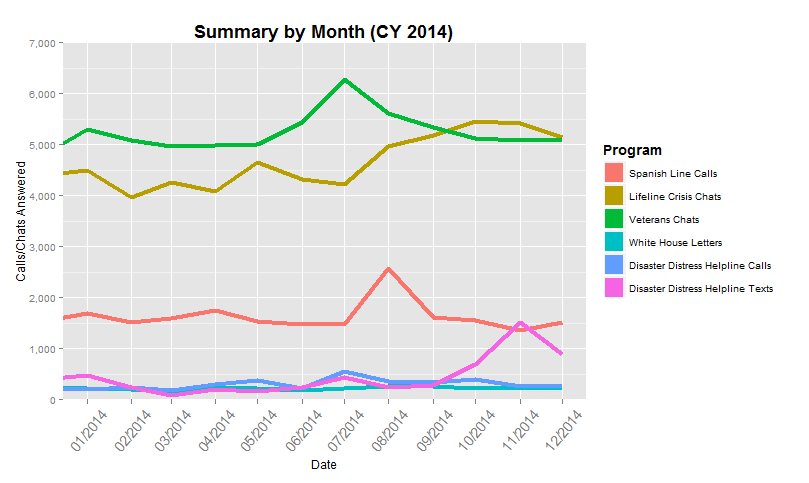

Recreate this plot in R.
install.packages("ggplot2")
install.packages("ggthemes")
install.packages("reshape")
install.packages("plyr")

library(reshape)
library(ggplot2)  # for plotting
library(scales)  # for formatting x and y labels
library(ggthemes)  # for plotting themes
library(plyr)  # for renaming

### Load data locally from CSV
myfile <- read.csv(file="C:\\Users\\wliu\\Documents\\GitHub\\data-analysis-examples\\R\\SAMHSA_Snapshot\\summary.csv", sep=",", header=TRUE, stringsAsFactors=FALSE)
#View(myfile)  # peak at file, make sure everything is okay

### Reshape the data, first by filtering data we want, renaming, then by melt
mydata <- myfile[, c(1,2,3,7,8,11,12,13,14)]  # get the columns we want, small data only
#View(mydata)

mydata <- rename(mydata, c("Lifeline.Calls.Answered..Total."="Lifeline Total Calls",
                           "Lifeline.Calls.Answered..Non.Veteran."="Lifeline Non-Veteran Calls",
                           "Lifeline.Calls.Answered..Veteran."="Veterans Crisis Line Calls",
                           "Lifeline.Calls.Answered..Spanish."="Spanish Line Calls",
                           "Lifeline.Crisis.Chats.Accepted..Total."="Lifeline Crisis Chats",
                           "Veterans.Chats.Accepted"="Veterans Chats",
                           "White.House.Letters.Received"="White House Letters",
                           "Disaster.Distress.Hotline.Calls.Answered"="Disaster Distress Helpline Calls",
                           "Disaster.Distress.Texts.Answered"="Disaster Distress Helpline Texts"))
#View(mydata)
my_clean_data = melt(mydata, id=c("Year", "Quarter", "Date"))  # Melt data so we can 'cast' it into any shape
my_clean_data$Date <- as.Date(my_clean_data$Date, "%m/%d/%Y")  # Change str to date
#View(my_clean_data)  # peak at file, make sure everything is okay

# Plot with these colors
mygraph <- ggplot(my_clean_data) + geom_line(aes(x=Date, y=value, colour=variable), size=1.5) +
  scale_colour_manual(values=c("#2ca02c", "#d62728", "#9467bd", "#8c564b",
                               "#e377c2", "#7f7f7f", "#bcbd22", "#17becf"))

end_date <- max(my_clean_data$Date)  # get the latest end date to limit what gets plotted

# Formatting for plot
mygraph <- mygraph +  xlab("Date") + ylab("Calls/Chats Answered") +
  ggtitle("Summary by Month (CY 2014)") +
  expand_limits(y=0) +  # Force chart to go down to 0
  scale_y_continuous(labels = comma, limits=c(0, 7000), expand=c(0,0),  # expand removes negative area
                     breaks = c(0, 1000, 2000, 3000, 4000, 5000, 6000,
                                7000, 8000, 9000, 10000)) +
  scale_x_date(labels = date_format("%m/%Y"),
               breaks = "1 month", minor_breaks = "1 month",
               limits = c(as.Date("2014-1-1"), end_date))

# Formatting for legend
mygraph <- mygraph + theme(plot.title = element_text(size=18, face="bold")) + # title
  theme(axis.text.x=element_text(angle=50, size=14, vjust=0.5)) +  # x-axis
  theme(legend.title=element_text(size=14, face="bold")) + scale_color_discrete(name="Program") +
  guides(colour = guide_legend(override.aes = list(size=7))) # legend appear larger
#facet_wrap(~Year, nrow=1)  # split graphs by say Year

# Try different themes
#mygraph <- mygraph + theme_fivethirtyeight()
#mygraph <- mygraph + theme_hc()

mygraph  # Plot


### Below is the incorrect way (i.e. Without melting the data)
#mycolors = c("#1f77b4", "#ff7f0e", "#2ca02c", "#d62728", "#9467bd", "#8c564b",
#             "#e377c2", "#7f7f7f", "#bcbd22", "#17becf")

#mygraph <- ggplot(data=myfile, aes(x=Date, y=Lifeline.Calls.Answered..Total.)) +
#    geom_line(color=mycolors[1], size=1, alpha=.5)

#mygraph <- mygraph + geom_line(data=myfile, aes(x=Date, y=Lifeline.Calls.Answered..Non.Veteran.),
#                               color=mycolors[2], size=1, alpha=.5)

#mygraph <- mygraph + geom_line(data=myfile, aes(x=Date, y=Lifeline.Calls.Answered..Veteran.),
#                               color=mycolors[3], size=1, alpha=.5)

#mygraph <- mygraph + geom_line(data=myfile, aes(x=Date, y=Lifeline.Crisis.Chats.Accepted..Total.),
#                               color=mycolors[4], size=1, alpha=.5)

#end_date <- max(myfile$Date)  # get the latest end date to limit what gets plotted

#mygraph <- mygraph +  xlab("Date") + ylab("Calls/Chats Answered") + ggtitle("Summary by Month") +
#    scale_y_continuous(labels = comma, breaks = c(20000, 40000, 60000, 80000, 100000, 120000, 140000)) +
#    scale_x_date(labels = date_format("%m/%Y"), breaks = "1 month", minor_breaks = "1 month",
#                 limits = c(as.Date("2014-1-1"), end_date))

#mygraph <- mygraph + theme_fivethirtyeight()

#mygraph + geom_smooth(aes(group=1))  # Shows quartiles

#mygraph + geom_bar(stat="identity", fill="green")  # Plot a bar chart
